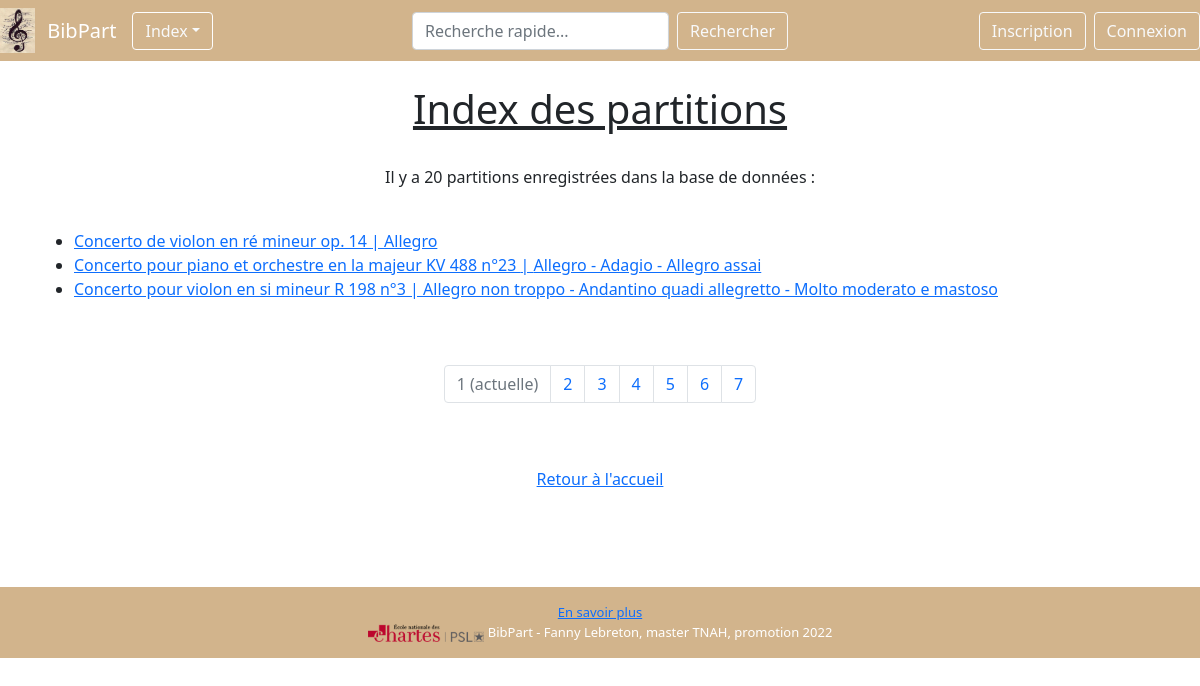
The page /index_partitions on the database its author committed.
### BibPart/modeles/donnees.py (models this page shows, shortened)
class Partition(db.Model):
    __tablename__ = "partition"
    id_partition = db.Column(db.Integer, unique=True, nullable=False, primary_key=True, autoincrement=True)
    titre_partition = db.Column(db.Text, nullable=False)
    nom_sous_partie_partition = db.Column(db.Text)
    format_partition = db.Column(db.Text)
    page_partition = db.Column(db.Text)
    statut_partition = db.Column(db.Text)
    url_visionneuse_IIIF = db.Column(db.Text)
    oeuvre_id_oeuvre = db.Column(db.Integer, db.ForeignKey('oeuvre.id_oeuvre'))
    institution_conservation_id_institution_conservation = db.Column(db.Integer, db.ForeignKey(
        'institution_conservation.id_institution_conservation'))
    oeuvres = db.relationship("Oeuvre", back_populates="partitions")
    institutions_conservation = db.relationship("Institution_conservation", back_populates="partitions")
    authorships = db.relationship("Authorship", back_populates="partition")

### BibPart/routes.py (the view)
@app.route("/index_partitions")
def index_partitions():
    allpartitions = Partition.query.all()
    if len(allpartitions) == 0:
        return render_template("pages/index_oeuvres.html", var_groupe_partitions=allpartitions)
    else:
        page = request.args.get("page", 1)
        if isinstance(page, str) and page.isdigit():
            page = int(page)
        else:
            page = 1
    allpartitions = Partition.query.order_by(Partition.titre_partition).paginate(page=page, per_page=RESULTATS_PAR_PAGE)
    return render_template("pages/index_partitions.html", nom="BibPart", var_groupe_partitions=allpartitions)

### BibPart/templates/pages/index_partitions.html (shortened to what this page needs)
{% extends "conteneur.html" %}
{% block corps %}
{% if var_groupe_partitions %}
<h1 class="titre-index-notice">Index des partitions</h1>
<br/>
<p class="text-center">Il y a {{var_groupe_partitions.total}} partitions enregistrées dans la base de données :</p>
<br/>
<ul>
    {% for b_p in var_groupe_partitions.items %}
    <li><a href="{{url_for('notice_partition', id_partition=b_p.id_partition)}}">{{b_p.titre_partition}} |
        {{b_p.nom_sous_partie_partition}}</a></li>
    {% endfor %}
</ul>
<br/>
<br/>
<nav aria-label="Page navigation example">
    <ul class="pagination justify-content-center">
        {% for page in var_groupe_partitions.iter_pages() %}
        {% if page %}
        {% if page != var_groupe_partitions.page %}
        <li class="page-item">
            <a class="page-link" href="{{ url_for('index_partitions', page=page) }}">{{page}}</a>
        </li>
        {% else %}
        <li class="page-item active disabled">
            <a class="page-link">{{page}} <span>(actuelle)</span></a>
        </li>
        {% endif %}
        {% else %}
        <li class="page-item disabled">
            <a class="page-link">...</a>
        </li>
        {% endif %}
        {% endfor %}
    </ul>
</nav>
{% else %}
<div class="alert alert-danger" role="alert">
    <p class="text-center text-danger">La base de données est en cours de constitution...</p>
    <p class="text-center">Nous vous prions de bien vouloir nous excuser.</p>
</div>
{% endif %}
<br/>
<br/>
<div class="text-center"><a href="{{url_for('accueil')}}">Retour à l'accueil</a></div>
{% endblock %}

### rows shown on the page
Partition: titre_partition "Concerto de violon en ré mineur op. 14", nom_sous_partie_partition "Allegro"
Partition: titre_partition "Concerto pour piano et orchestre en la majeur KV 488 n°23", nom_sous_partie_partition "Allegro - Adagio - Allegro assai"
Partition: titre_partition "Concerto pour violon en si mineur R 198 n°3", nom_sous_partie_partition "Allegro non troppo - Andantino quadi allegretto - Molto moderato e mastoso"

### other values the page prints
{{ var_groupe_partitions.total }} "20"
{{ page }} "1"
{{ page }} "2" "3" "4" "5" "6" "7"
